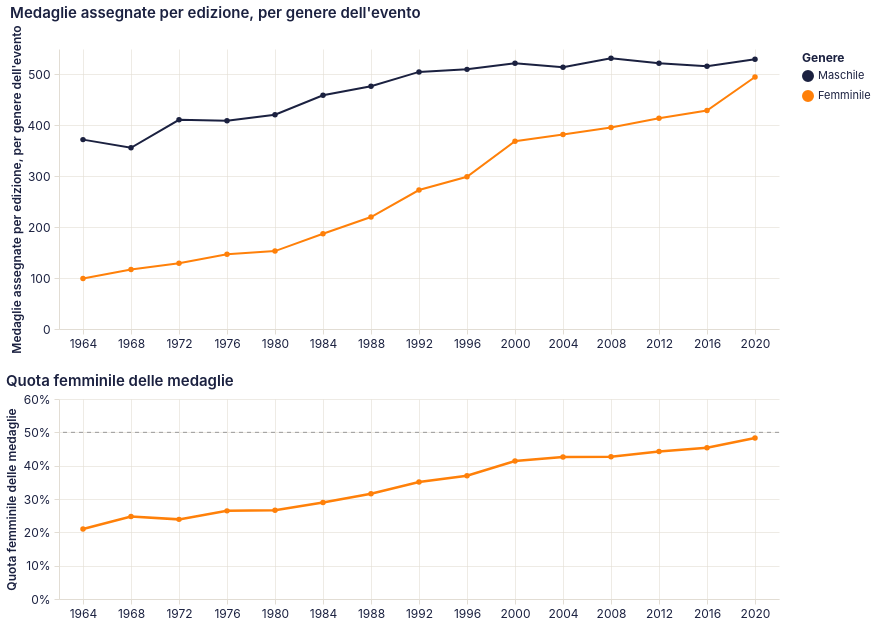

Vega-Lite specification stored for this chart:
### Vega-Lite specification from a JSON file in a GitHub repository (floating-point values rounded to 4 significant figures)
{"config": {"background": "transparent", "view": {"continuousWidth": 400, "continuousHeight": 300, "stroke": null, "fill": null}, "mark": {"color": "#1b2140"}, "arc": {"fill": "#1b2140"}, "area": {"fill": "#1b2140", "line": true, "fillOpacity": 0.15}, "line": {"stroke": "#1b2140", "strokeWidth": 2}, "path": {"stroke": "#1b2140"}, "rect": {"fill": "#1b2140"}, "bar": {"fill": "#1b2140"}, "point": {"fill": "#1b2140", "filled": true}, "shape": {"stroke": "#1b2140"}, "symbol": {"fill": "#1b2140"}, "title": {"color": "#1b2140", "anchor": "start", "fontSize": 15, "font": "Inter, system-ui, -apple-system, BlinkMacSystemFont, 'Segoe UI', Roboto, sans-serif", "fontWeight": 600, "subtitleColor": "#1b2140", "subtitleFont": "Inter, system-ui, -apple-system, BlinkMacSystemFont, 'Segoe UI', Roboto, sans-serif"}, "axis": {"labelColor": "#1b2140", "labelFontSize": 12, "labelFont": "Inter, system-ui, -apple-system, BlinkMacSystemFont, 'Segoe UI', Roboto, sans-serif", "labelFontWeight": 400, "titleColor": "#1b2140", "titleFont": "Inter, system-ui, -apple-system, BlinkMacSystemFont, 'Segoe UI', Roboto, sans-serif", "titleFontWeight": 600, "titleFontSize": 12, "grid": true, "gridColor": "#e2ddd4", "gridWidth": 0.6, "domainColor": "#e2ddd4", "tickColor": "#e2ddd4", "labelAngle": 0, "labelPadding": 4, "tickSize": 5}, "axisBand": {"grid": false}, "legend": {"labelFontSize": 11, "titleFontSize": 12, "labelFont": "Inter, system-ui, -apple-system, BlinkMacSystemFont, 'Segoe UI', Roboto, sans-serif", "titleFont": "Inter, system-ui, -apple-system, BlinkMacSystemFont, 'Segoe UI', Roboto, sans-serif", "labelColor": "#1b2140", "titleColor": "#1b2140", "symbolType": "circle", "padding": 4}, "range": {"category": ["#1b2140", "#ff8009", "#9a0641", "#ffe34a", "#e7b6af", "#0088b0", "#e03830"]}}, "vconcat": [{"data": {"name": "data-5849041294b281a809cd7e69d2d0bb86"}, "mark": {"type": "line", "point": true, "strokeWidth": 2}, "encoding": {"color": {"field": "genere", "scale": {"domain": ["Maschile", "Femminile"], "range": ["#1b2140", "#ff8009"]}, "title": "Genere", "type": "nominal"}, "tooltip": [{"field": "year", "title": "Anno", "type": "ordinal"}, {"field": "genere", "title": "Genere", "type": "nominal"}, {"field": "medaglie", "format": ",.0f", "title": "Medaglie assegnate per edizione, per genere dell'evento", "type": "quantitative"}], "x": {"axis": {"labelAngle": 0, "title": null}, "field": "year", "type": "ordinal"}, "y": {"field": "medaglie", "title": "Medaglie assegnate per edizione, per genere dell'evento", "type": "quantitative"}}, "height": 280, "title": "Medaglie assegnate per edizione, per genere dell'evento", "width": 720}, {"layer": [{"data": {"name": "data-75b7c610ef265eda962265f8c43d8197"}, "mark": {"type": "line", "color": "#ff8009", "point": {"color": "#ff8009"}, "strokeWidth": 2.5}, "encoding": {"tooltip": [{"field": "year", "title": "Anno", "type": "ordinal"}, {"field": "quota_f", "format": ".1%", "title": "Quota femminile delle medaglie", "type": "quantitative"}], "x": {"axis": {"labelAngle": 0, "title": null}, "field": "year", "type": "ordinal"}, "y": {"axis": {"format": "%"}, "field": "quota_f", "scale": {"domain": [0, 0.6]}, "title": "Quota femminile delle medaglie", "type": "quantitative"}}}, {"data": {"name": "data-ae456247d702c6c353c73adae49361a3"}, "mark": {"type": "rule", "color": "#999999", "strokeDash": [4, 4]}, "encoding": {"y": {"field": "quota_f", "type": "quantitative"}}}], "height": 200, "title": "Quota femminile delle medaglie", "width": 720}], "$schema": "https://vega.github.io/schema/vega-lite/v6.4.1.json", "datasets": {"data-5849041294b281a809cd7e69d2d0bb86": [{"year": 1964, "genere": "Femminile", "medaglie": 99}, {"year": 1964, "genere": "Maschile", "medaglie": 372}, {"year": 1968, "genere": "Femminile", "medaglie": 117}, {"year": 1968, "genere": "Maschile", "medaglie": 356}, {"year": 1972, "genere": "Femminile", "medaglie": 129}, {"year": 1972, "genere": "Maschile", "medaglie": 411}, {"year": 1976, "genere": "Femminile", "medaglie": 147}, {"year": 1976, "genere": "Maschile", "medaglie": 409}, {"year": 1980, "genere": "Femminile", "medaglie": 153}, {"year": 1980, "genere": "Maschile", "medaglie": 421}, {"year": 1984, "genere": "Femminile", "medaglie": 187}, {"year": 1984, "genere": "Maschile", "medaglie": 459}, {"year": 1988, "genere": "Femminile", "medaglie": 220}, {"year": 1988, "genere": "Maschile", "medaglie": 477}, {"year": 1992, "genere": "Femminile", "medaglie": 273}, {"year": 1992, "genere": "Maschile", "medaglie": 505}, {"year": 1996, "genere": "Femminile", "medaglie": 299}, {"year": 1996, "genere": "Maschile", "medaglie": 510}, {"year": 2000, "genere": "Femminile", "medaglie": 369}, {"year": 2000, "genere": "Maschile", "medaglie": 522}, {"year": 2004, "genere": "Femminile", "medaglie": 382}, {"year": 2004, "genere": "Maschile", "medaglie": 514}, {"year": 2008, "genere": "Femminile", "medaglie": 396}, {"year": 2008, "genere": "Maschile", "medaglie": 532}, {"year": 2012, "genere": "Femminile", "medaglie": 414}, {"year": 2012, "genere": "Maschile", "medaglie": 522}, {"year": 2016, "genere": "Femminile", "medaglie": 429}, {"year": 2016, "genere": "Maschile", "medaglie": 516}, {"year": 2020, "genere": "Femminile", "medaglie": 495}, {"year": 2020, "genere": "Maschile", "medaglie": 530}], "data-75b7c610ef265eda962265f8c43d8197": [{"year": 1964, "quota_f": 0.2102}, {"year": 1968, "quota_f": 0.2474}, {"year": 1972, "quota_f": 0.2389}, {"year": 1976, "quota_f": 0.2644}, {"year": 1980, "quota_f": 0.2666}, {"year": 1984, "quota_f": 0.2895}, {"year": 1988, "quota_f": 0.3156}, {"year": 1992, "quota_f": 0.3509}, {"year": 1996, "quota_f": 0.3696}, {"year": 2000, "quota_f": 0.4141}, {"year": 2004, "quota_f": 0.4263}, {"year": 2008, "quota_f": 0.4267}, {"year": 2012, "quota_f": 0.4423}, {"year": 2016, "quota_f": 0.454}, {"year": 2020, "quota_f": 0.4829}], "data-ae456247d702c6c353c73adae49361a3": [{"quota_f": 0.5}]}}
